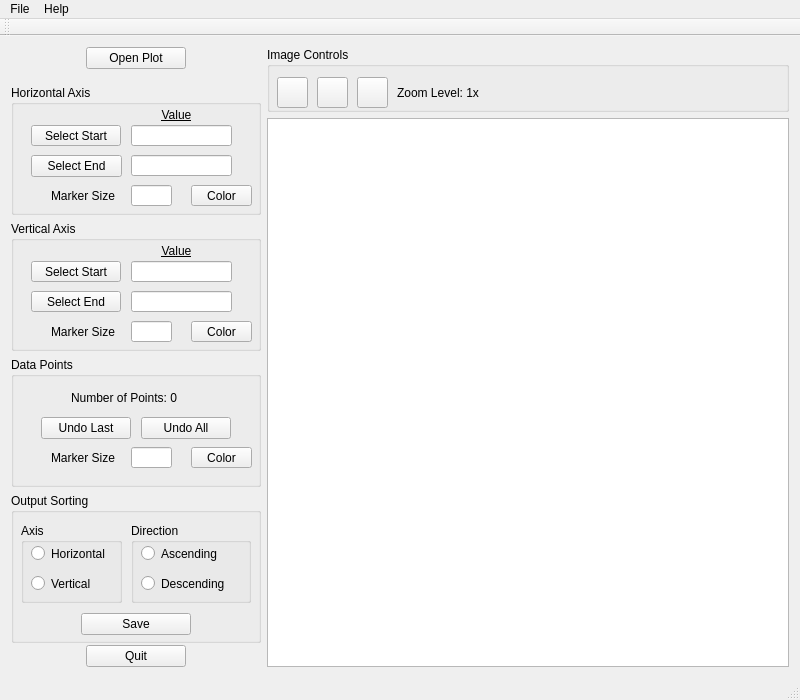
<?xml version="1.0" encoding="UTF-8"?>
<ui version="4.0">
 <class>PlotExtract</class>
 <widget class="QMainWindow" name="PlotExtract">
  <property name="geometry">
   <rect>
    <x>0</x>
    <y>0</y>
    <width>800</width>
    <height>700</height>
   </rect>
  </property>
  <property name="sizePolicy">
   <sizepolicy hsizetype="Expanding" vsizetype="Expanding">
    <horstretch>0</horstretch>
    <verstretch>0</verstretch>
   </sizepolicy>
  </property>
  <property name="minimumSize">
   <size>
    <width>800</width>
    <height>700</height>
   </size>
  </property>
  <property name="maximumSize">
   <size>
    <width>16777215</width>
    <height>16777215</height>
   </size>
  </property>
  <property name="windowTitle">
   <string>PlotExtract</string>
  </property>
  <property name="windowIcon">
   <iconset resource="app_figs.qrc">
    <normaloff>:/icons/app_figs/point-graph-icon.png</normaloff>:/icons/app_figs/point-graph-icon.png</iconset>
  </property>
  <widget class="QWidget" name="centralWidget">
   <property name="sizePolicy">
    <sizepolicy hsizetype="Expanding" vsizetype="Expanding">
     <horstretch>0</horstretch>
     <verstretch>0</verstretch>
    </sizepolicy>
   </property>
   <layout class="QGridLayout" name="gridLayout">
    <item row="0" column="0">
     <layout class="QGridLayout" name="gridLayout_2">
      <property name="sizeConstraint">
       <enum>QLayout::SetMaximumSize</enum>
      </property>
      <item row="0" column="5">
       <layout class="QGridLayout" name="gridLayout_4">
        <item row="5" column="0">
         <widget class="QGraphicsView" name="img_view">
          <property name="dragMode">
           <enum>QGraphicsView::ScrollHandDrag</enum>
          </property>
         </widget>
        </item>
        <item row="0" column="0">
         <widget class="QGroupBox" name="groupBox_7">
          <property name="minimumSize">
           <size>
            <width>0</width>
            <height>65</height>
           </size>
          </property>
          <property name="title">
           <string>Image Controls</string>
          </property>
          <widget class="QPushButton" name="btn_zoom_out">
           <property name="geometry">
            <rect>
             <x>10</x>
             <y>30</y>
             <width>31</width>
             <height>31</height>
            </rect>
           </property>
           <property name="text">
            <string/>
           </property>
           <property name="icon">
            <iconset resource="app_figs.qrc">
             <normaloff>:/icons/app_figs/zoom-out.png</normaloff>:/icons/app_figs/zoom-out.png</iconset>
           </property>
          </widget>
          <widget class="QPushButton" name="btn_zoom_fit">
           <property name="geometry">
            <rect>
             <x>50</x>
             <y>30</y>
             <width>31</width>
             <height>31</height>
            </rect>
           </property>
           <property name="text">
            <string/>
           </property>
           <property name="icon">
            <iconset resource="app_figs.qrc">
             <normaloff>:/icons/app_figs/sync-icon.png</normaloff>:/icons/app_figs/sync-icon.png</iconset>
           </property>
          </widget>
          <widget class="QPushButton" name="btn_zoom_in">
           <property name="geometry">
            <rect>
             <x>90</x>
             <y>30</y>
             <width>31</width>
             <height>31</height>
            </rect>
           </property>
           <property name="text">
            <string/>
           </property>
           <property name="icon">
            <iconset resource="app_figs.qrc">
             <normaloff>:/icons/app_figs/zoom-in.png</normaloff>:/icons/app_figs/zoom-in.png</iconset>
           </property>
          </widget>
          <widget class="QLabel" name="lbl_zoom_level">
           <property name="geometry">
            <rect>
             <x>130</x>
             <y>35</y>
             <width>161</width>
             <height>21</height>
            </rect>
           </property>
           <property name="text">
            <string>Zoom Level: 1x</string>
           </property>
          </widget>
         </widget>
        </item>
       </layout>
      </item>
      <item row="0" column="1">
       <layout class="QGridLayout" name="gridLayout_3">
        <item row="2" column="0">
         <widget class="QGroupBox" name="groupBox">
          <property name="minimumSize">
           <size>
            <width>235</width>
            <height>130</height>
           </size>
          </property>
          <property name="title">
           <string>Horizontal Axis</string>
          </property>
          <widget class="QPushButton" name="btn_horizontal_start">
           <property name="geometry">
            <rect>
             <x>20</x>
             <y>40</y>
             <width>90</width>
             <height>21</height>
            </rect>
           </property>
           <property name="text">
            <string>Select Start</string>
           </property>
          </widget>
          <widget class="QPushButton" name="btn_horizontal_end">
           <property name="geometry">
            <rect>
             <x>20</x>
             <y>70</y>
             <width>91</width>
             <height>22</height>
            </rect>
           </property>
           <property name="text">
            <string>Select End</string>
           </property>
          </widget>
          <widget class="QPushButton" name="btn_horizontal_color_dlg">
           <property name="geometry">
            <rect>
             <x>180</x>
             <y>100</y>
             <width>61</width>
             <height>21</height>
            </rect>
           </property>
           <property name="text">
            <string>Color</string>
           </property>
          </widget>
          <widget class="QLineEdit" name="txt_horizontal_start">
           <property name="geometry">
            <rect>
             <x>120</x>
             <y>40</y>
             <width>101</width>
             <height>21</height>
            </rect>
           </property>
          </widget>
          <widget class="QLabel" name="label">
           <property name="geometry">
            <rect>
             <x>40</x>
             <y>100</y>
             <width>81</width>
             <height>21</height>
            </rect>
           </property>
           <property name="text">
            <string>Marker Size</string>
           </property>
          </widget>
          <widget class="QLabel" name="label_3">
           <property name="geometry">
            <rect>
             <x>120</x>
             <y>20</y>
             <width>91</width>
             <height>21</height>
            </rect>
           </property>
           <property name="text">
            <string>&lt;html&gt;&lt;head/&gt;&lt;body&gt;&lt;p&gt;&lt;span style=&quot; text-decoration: underline;&quot;&gt;Value&lt;/span&gt;&lt;/p&gt;&lt;/body&gt;&lt;/html&gt;</string>
           </property>
           <property name="alignment">
            <set>Qt::AlignCenter</set>
           </property>
          </widget>
          <widget class="QLineEdit" name="txt_horizontal_end">
           <property name="geometry">
            <rect>
             <x>120</x>
             <y>70</y>
             <width>101</width>
             <height>21</height>
            </rect>
           </property>
          </widget>
          <widget class="QLineEdit" name="txt_horizontal_marker_size">
           <property name="geometry">
            <rect>
             <x>120</x>
             <y>100</y>
             <width>41</width>
             <height>21</height>
            </rect>
           </property>
          </widget>
         </widget>
        </item>
        <item row="5" column="0">
         <widget class="QGroupBox" name="groupBox_2">
          <property name="minimumSize">
           <size>
            <width>250</width>
            <height>150</height>
           </size>
          </property>
          <property name="title">
           <string>Output Sorting</string>
          </property>
          <widget class="QGroupBox" name="groupBox_5">
           <property name="geometry">
            <rect>
             <x>10</x>
             <y>30</y>
             <width>101</width>
             <height>80</height>
            </rect>
           </property>
           <property name="title">
            <string>Axis</string>
           </property>
           <widget class="QRadioButton" name="rdo_sort_horizontal_axis">
            <property name="geometry">
             <rect>
              <x>10</x>
              <y>20</y>
              <width>93</width>
              <height>21</height>
             </rect>
            </property>
            <property name="text">
             <string>Horizontal</string>
            </property>
           </widget>
           <widget class="QRadioButton" name="rdo_sort_vertical_axis">
            <property name="geometry">
             <rect>
              <x>10</x>
              <y>50</y>
              <width>93</width>
              <height>21</height>
             </rect>
            </property>
            <property name="text">
             <string>Vertical</string>
            </property>
           </widget>
          </widget>
          <widget class="QGroupBox" name="groupBox_6">
           <property name="geometry">
            <rect>
             <x>120</x>
             <y>30</y>
             <width>120</width>
             <height>80</height>
            </rect>
           </property>
           <property name="title">
            <string>Direction</string>
           </property>
           <widget class="QRadioButton" name="rdo_sort_ascending">
            <property name="geometry">
             <rect>
              <x>10</x>
              <y>20</y>
              <width>93</width>
              <height>21</height>
             </rect>
            </property>
            <property name="text">
             <string>Ascending</string>
            </property>
           </widget>
           <widget class="QRadioButton" name="rdo_sort_descending">
            <property name="geometry">
             <rect>
              <x>10</x>
              <y>50</y>
              <width>93</width>
              <height>21</height>
             </rect>
            </property>
            <property name="text">
             <string>Descending</string>
            </property>
           </widget>
          </widget>
          <widget class="QPushButton" name="btn_save">
           <property name="geometry">
            <rect>
             <x>70</x>
             <y>120</y>
             <width>110</width>
             <height>22</height>
            </rect>
           </property>
           <property name="minimumSize">
            <size>
             <width>110</width>
             <height>0</height>
            </size>
           </property>
           <property name="text">
            <string>Save</string>
           </property>
          </widget>
         </widget>
        </item>
        <item row="1" column="0">
         <spacer name="verticalSpacer">
          <property name="orientation">
           <enum>Qt::Vertical</enum>
          </property>
          <property name="sizeType">
           <enum>QSizePolicy::Fixed</enum>
          </property>
          <property name="sizeHint" stdset="0">
           <size>
            <width>20</width>
            <height>10</height>
           </size>
          </property>
         </spacer>
        </item>
        <item row="3" column="0">
         <widget class="QGroupBox" name="groupBox_3">
          <property name="minimumSize">
           <size>
            <width>235</width>
            <height>130</height>
           </size>
          </property>
          <property name="title">
           <string>Vertical Axis</string>
          </property>
          <widget class="QLabel" name="label_4">
           <property name="geometry">
            <rect>
             <x>120</x>
             <y>20</y>
             <width>91</width>
             <height>21</height>
            </rect>
           </property>
           <property name="text">
            <string>&lt;html&gt;&lt;head/&gt;&lt;body&gt;&lt;p&gt;&lt;span style=&quot; text-decoration: underline;&quot;&gt;Value&lt;/span&gt;&lt;/p&gt;&lt;/body&gt;&lt;/html&gt;</string>
           </property>
           <property name="alignment">
            <set>Qt::AlignCenter</set>
           </property>
          </widget>
          <widget class="QLabel" name="label_5">
           <property name="geometry">
            <rect>
             <x>40</x>
             <y>100</y>
             <width>81</width>
             <height>21</height>
            </rect>
           </property>
           <property name="text">
            <string>Marker Size</string>
           </property>
          </widget>
          <widget class="QPushButton" name="btn_vertical_end">
           <property name="geometry">
            <rect>
             <x>20</x>
             <y>70</y>
             <width>90</width>
             <height>21</height>
            </rect>
           </property>
           <property name="text">
            <string>Select End</string>
           </property>
          </widget>
          <widget class="QPushButton" name="btn_vertical_color_dlg">
           <property name="geometry">
            <rect>
             <x>180</x>
             <y>100</y>
             <width>61</width>
             <height>21</height>
            </rect>
           </property>
           <property name="text">
            <string>Color</string>
           </property>
          </widget>
          <widget class="QPushButton" name="btn_vertical_start">
           <property name="geometry">
            <rect>
             <x>20</x>
             <y>40</y>
             <width>90</width>
             <height>21</height>
            </rect>
           </property>
           <property name="text">
            <string>Select Start</string>
           </property>
          </widget>
          <widget class="QLineEdit" name="txt_vertical_end">
           <property name="geometry">
            <rect>
             <x>120</x>
             <y>70</y>
             <width>101</width>
             <height>21</height>
            </rect>
           </property>
          </widget>
          <widget class="QLineEdit" name="txt_vertical_start">
           <property name="geometry">
            <rect>
             <x>120</x>
             <y>40</y>
             <width>101</width>
             <height>21</height>
            </rect>
           </property>
          </widget>
          <widget class="QLineEdit" name="txt_vertical_marker_size">
           <property name="geometry">
            <rect>
             <x>120</x>
             <y>100</y>
             <width>41</width>
             <height>21</height>
            </rect>
           </property>
          </widget>
         </widget>
        </item>
        <item row="4" column="0">
         <widget class="QGroupBox" name="groupBox_4">
          <property name="minimumSize">
           <size>
            <width>230</width>
            <height>130</height>
           </size>
          </property>
          <property name="title">
           <string>Data Points</string>
          </property>
          <widget class="QLabel" name="lbl_npoints">
           <property name="geometry">
            <rect>
             <x>60</x>
             <y>30</y>
             <width>131</width>
             <height>21</height>
            </rect>
           </property>
           <property name="text">
            <string>Number of Points: 0</string>
           </property>
          </widget>
          <widget class="QPushButton" name="btn_undo">
           <property name="geometry">
            <rect>
             <x>30</x>
             <y>60</y>
             <width>90</width>
             <height>22</height>
            </rect>
           </property>
           <property name="text">
            <string>Undo Last</string>
           </property>
          </widget>
          <widget class="QPushButton" name="btn_clearall">
           <property name="geometry">
            <rect>
             <x>130</x>
             <y>60</y>
             <width>90</width>
             <height>22</height>
            </rect>
           </property>
           <property name="text">
            <string>Undo All</string>
           </property>
          </widget>
          <widget class="QPushButton" name="btn_marker_color_dlg">
           <property name="geometry">
            <rect>
             <x>180</x>
             <y>90</y>
             <width>61</width>
             <height>21</height>
            </rect>
           </property>
           <property name="text">
            <string>Color</string>
           </property>
          </widget>
          <widget class="QLabel" name="label_7">
           <property name="geometry">
            <rect>
             <x>40</x>
             <y>90</y>
             <width>81</width>
             <height>21</height>
            </rect>
           </property>
           <property name="text">
            <string>Marker Size</string>
           </property>
          </widget>
          <widget class="QLineEdit" name="txt_marker_size">
           <property name="geometry">
            <rect>
             <x>120</x>
             <y>90</y>
             <width>41</width>
             <height>21</height>
            </rect>
           </property>
          </widget>
         </widget>
        </item>
        <item row="0" column="0" alignment="Qt::AlignHCenter">
         <widget class="QPushButton" name="btn_select_image">
          <property name="minimumSize">
           <size>
            <width>100</width>
            <height>0</height>
           </size>
          </property>
          <property name="maximumSize">
           <size>
            <width>150</width>
            <height>16777215</height>
           </size>
          </property>
          <property name="text">
           <string>Open Plot</string>
          </property>
         </widget>
        </item>
        <item row="7" column="0">
         <spacer name="verticalSpacer_2">
          <property name="orientation">
           <enum>Qt::Vertical</enum>
          </property>
          <property name="sizeHint" stdset="0">
           <size>
            <width>20</width>
            <height>40</height>
           </size>
          </property>
         </spacer>
        </item>
        <item row="6" column="0" alignment="Qt::AlignHCenter">
         <widget class="QPushButton" name="btn_quit">
          <property name="minimumSize">
           <size>
            <width>100</width>
            <height>0</height>
           </size>
          </property>
          <property name="maximumSize">
           <size>
            <width>100</width>
            <height>16777215</height>
           </size>
          </property>
          <property name="text">
           <string>Quit</string>
          </property>
         </widget>
        </item>
       </layout>
      </item>
     </layout>
    </item>
   </layout>
  </widget>
  <widget class="QMenuBar" name="menuBar">
   <property name="geometry">
    <rect>
     <x>0</x>
     <y>0</y>
     <width>800</width>
     <height>20</height>
    </rect>
   </property>
   <widget class="QMenu" name="menuFile">
    <property name="title">
     <string>File</string>
    </property>
    <addaction name="mnu_open"/>
    <addaction name="mnu_save"/>
    <addaction name="separator"/>
    <addaction name="actionQuit"/>
   </widget>
   <widget class="QMenu" name="menuHelp">
    <property name="title">
     <string>Help</string>
    </property>
    <addaction name="mnu_instructions"/>
    <addaction name="actionCredits"/>
   </widget>
   <addaction name="menuFile"/>
   <addaction name="menuHelp"/>
  </widget>
  <widget class="QToolBar" name="mainToolBar">
   <attribute name="toolBarArea">
    <enum>TopToolBarArea</enum>
   </attribute>
   <attribute name="toolBarBreak">
    <bool>false</bool>
   </attribute>
  </widget>
  <widget class="QStatusBar" name="statusBar"/>
  <action name="actionQuit">
   <property name="text">
    <string>Quit</string>
   </property>
   <property name="shortcut">
    <string>Ctrl+Q</string>
   </property>
  </action>
  <action name="mnu_open">
   <property name="text">
    <string>Open Image</string>
   </property>
   <property name="shortcut">
    <string>Ctrl+O</string>
   </property>
  </action>
  <action name="mnu_save">
   <property name="text">
    <string>Save CSV File</string>
   </property>
   <property name="shortcut">
    <string>Ctrl+S</string>
   </property>
  </action>
  <action name="mnu_instructions">
   <property name="text">
    <string>Instructions</string>
   </property>
  </action>
  <action name="actionCredits">
   <property name="icon">
    <iconset resource="app_figs.qrc">
     <normaloff>:/icons/app_figs/information-icon.png</normaloff>:/icons/app_figs/information-icon.png</iconset>
   </property>
   <property name="text">
    <string>Credits</string>
   </property>
  </action>
 </widget>
 <layoutdefault spacing="6" margin="11"/>
 <resources>
  <include location="app_figs.qrc"/>
 </resources>
 <connections/>
</ui>
